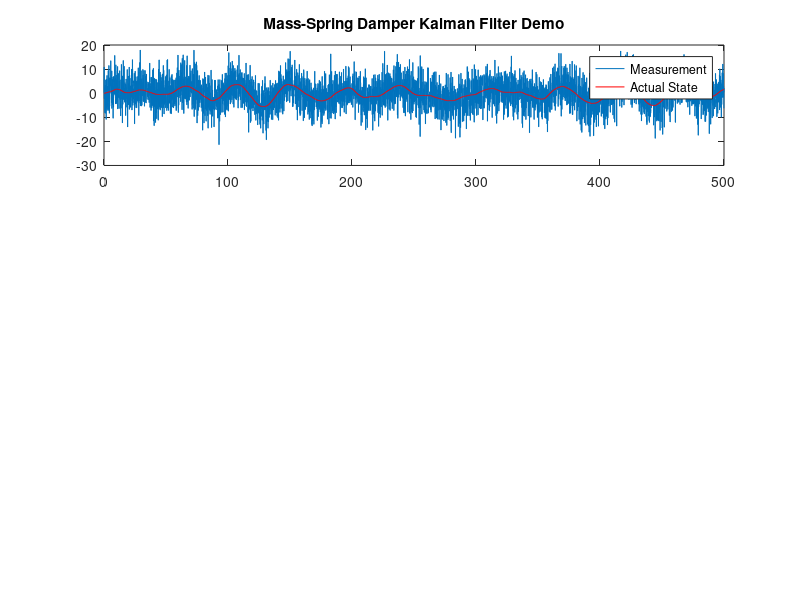

Write MATLAB code to recreate this figure. (Note: this script raises an error after producing the figure.)
%% initialize system parameters
k = 0.1;
m = 5;
cf = 0.1;
A = [0 1;-k/m -cf/m];
B = [0;1/m];
C = [1 0];
D = 0;

%% system

s1 = ss(A,B,C,D); % LTI system object
[y,t,xs] = step(s1); % plot step response

%% Discrete-time model of the process
dt = 0.1; % sampling time of system
Phi = expm(A*dt);
Gamma = inv(A)*(Phi-eye(2))*B;
H = C;
%% Simulation loop
T = 500;
n = T/dt;
x = zeros(2,n); % zero the state vector
wk = 1; % process noise source
vk = 5; % measurement noise
t = 0:dt:(n-1)*dt; % time vector
for i = 1:n
    x(:,i+1) = Phi*x(:,i) + Gamma*wk*(randn(1,1)); % generated with input-reffered noise
    % x(:,i+1) = Phi*x(:,i) + wk*(randn(2,1)); % process noise(direct)
    z(i) = H * x(:,i) + vk*randn(1);
end
%%plots
subplot(3,1,1),stairs(t,z)
title('Mass-Spring Damper Kalman Filter Demo')
hold on
stairs(t,x(1,1:end-1),'r')
legend('Measurement','Actual State')
hold off
%% Now filter the data with a Kalman filter
Q = [0.031 0;0 0.01]*0.02;
R = 25;
P = [0.5 0; 0 0.5];
xhat = zeros(2,n);
u = 0;
%% Filter loop
for i = 1:n
    [xhat(:,i+1),Pp,K] = kalman(xhat(:,i),z(i),P,Phi,B,u,Q,R,H);
    P = Pp;
end
subplot(3,1,2),stairs(t,z)
hold on
stairs(t,xhat(1,1:end-1),'r')
legend('Measurement','State Estimate')
hold off
subplot(3,1,3),stairs(t,xhat(1,1:end-1),'r')
hold on
stairs(t,x(1,1:end-1),'g')
legend('State Estimate','Actual State')
hold off